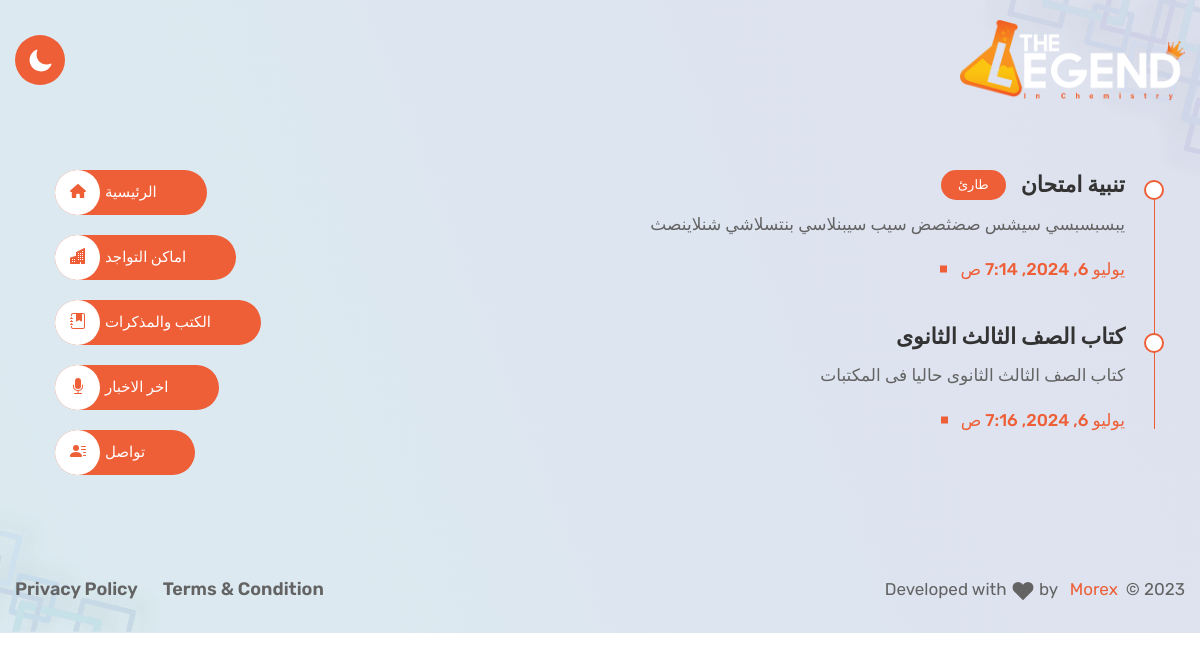
Page /news/ on the committed database.
### news/models.py (models this page shows, shortened)
class Notification(models.Model):
    PRIORITY_CHOICES = [
        ('urgent', 'طارئ'),
        ('normal', 'عادى'),
    ]
    title = models.CharField(max_length=255, verbose_name='العنوان')
    description = models.TextField(verbose_name='الوصف',null=True,blank=True)
    date_added = models.DateTimeField(auto_now_add=True, verbose_name='تاريخ الاضافة')
    date_start = models.DateTimeField(verbose_name='تاريخ البدء',null=True,blank=True)
    date_end = models.DateTimeField(verbose_name='تاريخ الانتهاء',null=True,blank=True)
    priority = models.CharField(max_length=6, choices=PRIORITY_CHOICES, default='normal', verbose_name='الأولوية')
    status = models.BooleanField(default=True, verbose_name='الحالة')
    def is_current(self):
        now = timezone.now()
        check_date = False
        if self.date_start and self.date_end:
            if self.date_start <= now <= self.date_end:
                check_date = True
        else:
            if self.status:
                check_date = True
        return check_date
    class Meta:
        verbose_name = 'الإشعار'
        verbose_name_plural = 'الإشعارات'

### news/views.py (the view)
# urls.py: path('', views.news, name="news"),
def news(request):
    notifications = Notification.objects.all()
    context={
        'notifications': notifications,
    }
    return render(request, 'news/news.html', context=context)

### accounts/context_processors.py (called while the page is built)
def site_logo(request):
    site_logo='static/imgs/site_logo/default_logo.png'
    try:
        theme = Theme.objects.first()
        if theme and theme.logo:
            site_logo=theme.logo.url  # Assuming 'logo' is an ImageField
    except Theme.DoesNotExist:
        pass
    return {
        'site_logo': site_logo,
    }

### news/templates/news/news.html (shortened to what this page needs)
{% extends "base.html" %} {% load static %} {% block content %}
<main class="main__content_wrapper hero__section--inner2">
  <div class="hero__section row  m-5">
    <div class="container col-lg-9 col-sm-12 col-md-12 ">
      <div class="main__content_wrapper inner__page--content">
        <div class="resume__step">
          {% for notification in notifications %}
    {% if notification.status and notification.is_current %}
        <div class="resume__items">
            <div class="border__round"></div>
            <div class="resume__items--inner d-flex">
                <div class="resume__content">
                    <div class="resume__content--top d-flex align-items-center mb-10">
                        <h3 class="resume__content--title">{{ notification.title }}</h3>
                        {% if notification.priority == 'urgent' %}
                            <span class="resume__content--subtitle">{{ notification.get_priority_display }}</span>
                        {% endif %}
                    </div>
                    <p class="resume__content--desc mb-20">
                        {{ notification.description }}
                    </p>
                    <span class="resume__date">{{ notification.date_added }}</span>
                </div>
            </div>
        </div>
    {% endif %}
{% endfor %}
        </div>
      </div>
    </div>
    <div class="col-3">
        {% include "side.html" %}
    </div>
  </div>
</main>
{% endblock content %}

### static/assets/css/rtl.css (style rules this page uses)
[dir="rtl"] .resume__items { padding-right: 3rem; padding-left: 0; }
[dir="rtl"] .border__round { right: -9px; left: auto; }

### rows in the picture
Notification: title "تنبية امتحان", priority "طارئ", description "يبسبسبسي سيشس صضثصض سيب سيبنلاسي بنتسلاشي شنلاينصث", date_added "يوليو 6, 2024, 7:14 ص"
Notification: title "كتاب الصف الثالث الثانوى", description "كتاب الصف الثالث الثانوى حاليا فى المكتبات", date_added "يوليو 6, 2024, 7:16 ص"
